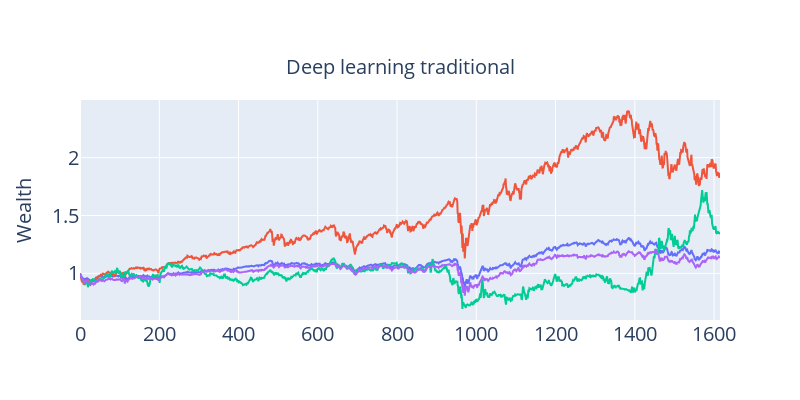

Notebook source saved alongside this figure:
### Code cell
fig = go.Figure()

fig.add_trace(go.Scatter(y=wealth_df["Indices equal"], mode = "lines"))
fig.add_trace(go.Scatter(y=wealth_df["S&P100"], mode = "lines"))
fig.add_trace(go.Scatter(y=wealth_df["MaxRetTra"], mode = "lines"))
fig.add_trace(go.Scatter(y=wealth_df["DeepLearningTra"], mode = "lines"))


fig.update_xaxes(tickfont = dict(size=20))

fig.update_yaxes(title_text = "Wealth",
                title_font = dict(size=20),
                tickfont = dict(size=20)
                 )

fig.update_layout(title=dict(text="Deep learning traditional", x=0.5, y=0.85, font=dict(size=20)),
                  showlegend=False,
                  width=800, height=400,
                  )

fig.show()

### Figure 1 — Plotly figure (JSON) as saved in the notebook; plotly's stock layout.template omitted (floating-point values rounded to 4 significant figures; data arrays with more than 128 entries replaced by an {"elided": "..."} marker saying what was removed)
{"data": [{"mode": "lines", "type": "scatter", "y": {"elided": "1616 float values"}}, {"mode": "lines", "type": "scatter", "y": {"elided": "1616 float values"}}, {"mode": "lines", "type": "scatter", "y": {"elided": "1616 float values"}}, {"mode": "lines", "type": "scatter", "y": {"elided": "1616 float values"}}], "layout": {"height": 400, "showlegend": false, "title": {"font": {"size": 20}, "text": "Deep learning traditional", "x": 0.5, "y": 0.85}, "width": 800, "xaxis": {"tickfont": {"size": 20}}, "yaxis": {"tickfont": {"size": 20}, "title": {"font": {"size": 20}, "text": "Wealth"}}}}
